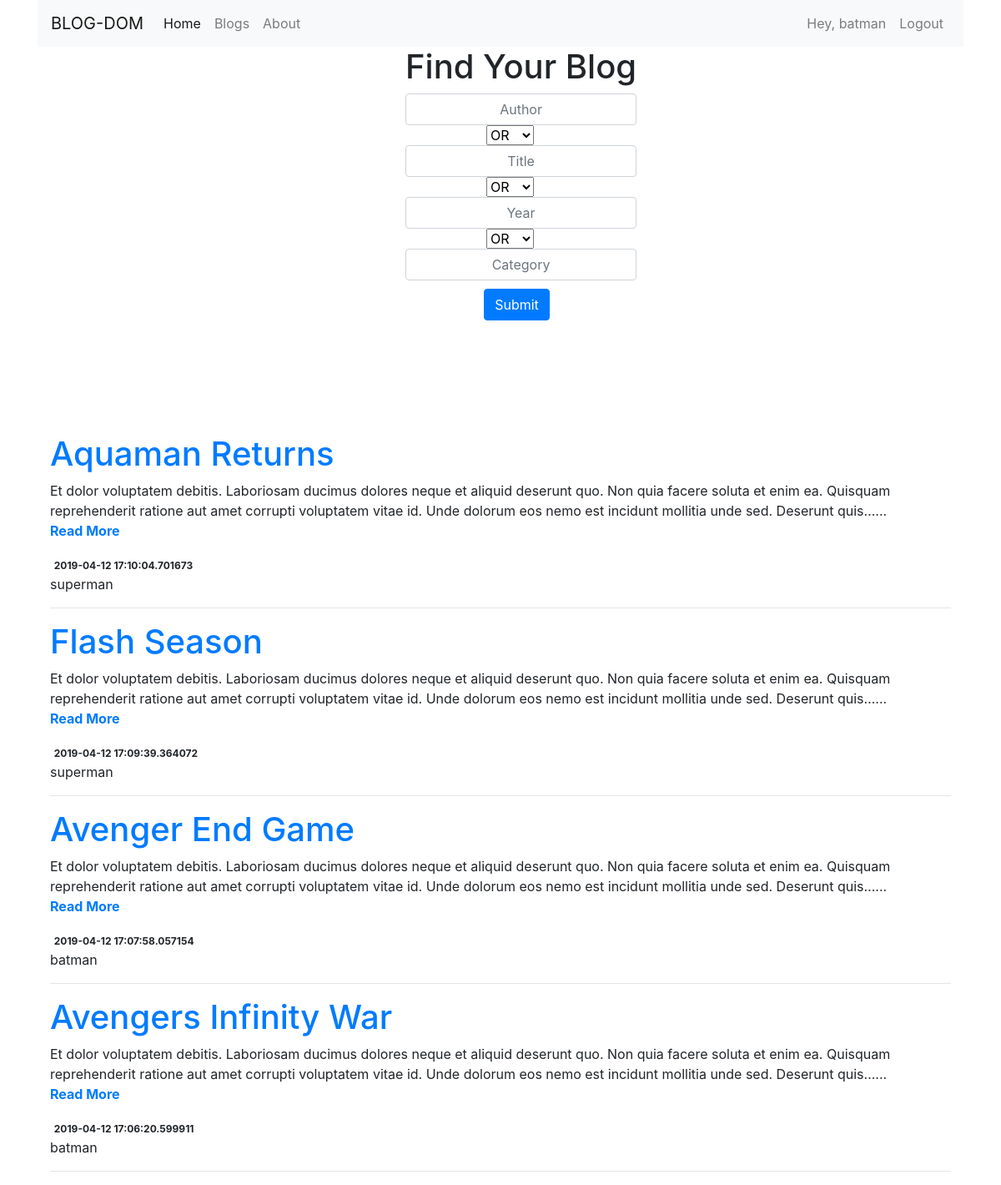
Screenshot of / (signed in) with the database file from the repository.
### tables this page shows
CREATE TABLE blog (id integer NOT NULL, title varchar(64) NOT NULL,
        slug varchar(32) NOT NULL, body text NOT NULL, date text, username varchar(16) NOT NULL,
        PRIMARY KEY (id), FOREIGN KEY(username) REFERENCES users(username) ON DELETE CASCADE ON UPDATE CASCADE);

### flaskr/app.py (the view)
@app.route('/')
def index():
    with sqlite3.connect(DATABASE) as c:
        cur = c.cursor()
        cur.execute('SELECT * FROM blog ORDER BY date DESC LIMIT 10;')
        blogs = cur.fetchall()
        if session.get('logged_in'):
            curruser = session['username']
            return render_template('index.html',blogs=blogs,loginstatus='True',curruser=curruser)
        else:
            return render_template('index.html',blogs=blogs,loginstatus='False')
        c.close()

### flaskr/templates/index.html (shortened to what this page needs)
<!DOCTYPE html>
<html lang="en" dir="ltr">
  <head>
    <link rel="stylesheet" href="..assets/css/style.css">
<link rel="stylesheet" href="https://stackpath.bootstrapcdn.com/bootstrap/4.3.1/css/bootstrap.min.css">
<link rel="stylesheet" href="https://use.fontawesome.com/releases/v5.8.1/css/all.css">
<link rel="stylesheet" href="https://use.fontawesome.com/releases/v5.8.1/css/all.css">
</head>
  <body>
    <div class="container">
    <nav class="navbar navbar-expand-lg navbar-light bg-light">
    <a class="navbar-brand" href="#">BLOG-DOM</a>
    <div class="collapse navbar-collapse" id="navbarNav">
      <ul class="navbar-nav">
        <li class="nav-item active">
          <a class="nav-link" href="#">Home <span class="sr-only">(current)</span></a>
        </li>
        <li class="nav-item">
          <a class="nav-link" href="#">Blogs</a>
        </li>
        <li class="nav-item">
          <a class="nav-link" href="#">About</a>
        </li>
      </ul>
      <ul class="navbar-nav ml-auto">
        {% if loginstatus=='True' %}
        <li class="nav-item">
          <a class="nav-link" href="#">Hey, {{ curruser }}</a>
        </li>
        <li class="nav-item">
          <a class="nav-link" href="/logout/">Logout</a>
        </li>
        {% else %}
        <li class="nav-item">
          <a class="nav-link" href="/login/">Login</a>
        </li>
        {% endif %}
      </ul>
    </div>
  </nav>
  </div>
  <div class="container">
      <div class="row">
          <div class="col-xs-12" style="margin-left:40%;">
            <h1 class="text-center">Find Your Blog</h1>
            <form action="/search" method="POST">
  		    <div class="form-group">
                  <input type="text" class="form-control text-center" style="padding:10px;" name="author" placeholder="Author">
                  <select name="tcheck">
                      <option value="OR" selected>OR</option>
                  </select>
                  <input type="text" class="form-control text-center" style="padding:10px;" name="title" placeholder="Title">
                  <select name="ycheck">
                      <option value="OR" selected>OR</option>
                  </select>
                  <input type="text" class="form-control text-center" style="padding:10px;" name="year" placeholder="Year">
                  <select name="ccheck">
                      <option value="OR" selected>OR</option>
                  </select>
                  <input type="text" class="form-control text-center" style="padding:10px;" name="category" placeholder="Category">
                  <span class="form-group-btn">
                      <input class="btn btn-primary text-center" style="margin-left:34%;margin-top:10px;" type="submit">
                  </span>
              </div>
              </form>
          </div>
  	</div>
  </div>
<div class="container" style="margin-top:10%;">
<div class="col-md-12">
  {% for blog in blogs %}
    <h1><a href="./blog/{{blog[2]}}/{{blog[0]}}">{{blog[1]}}</a></h1>
    <p>{{blog[3]}}...<br><a href="./blog/{{blog[2]}}/{{blog[0]}}"><b>Read More</b></a></p>
    <div>
<span class="badge">{{ blog[4] }}</span><div class="pull-right"><span class="label label-default">{{ blog[5] }}</span>
     </div>
    <hr>
  {% endfor %}
</div>
</div>
  </body>
</html>

### flaskr/templates/index.html (style rules this page uses)
select { margin-left: 35%; }

### rows the page displays
blog: title "Aquaman Returns", body "Et dolor voluptatem debitis. Laboriosam ducimus dolores neque et aliquid deserunt quo. Non quia facere soluta et enim ea. Quisquam reprehenderit ratione aut amet corrupti voluptatem vitae id. Unde dolorum eos nemo est incidunt mollitia unde sed. Deserunt quis…", date "2019-04-12 17:10:04.701673", username "superman"
blog: title "Flash Season", body "Et dolor voluptatem debitis. Laboriosam ducimus dolores neque et aliquid deserunt quo. Non quia facere soluta et enim ea. Quisquam reprehenderit ratione aut amet corrupti voluptatem vitae id. Unde dolorum eos nemo est incidunt mollitia unde sed. Deserunt quis…", date "2019-04-12 17:09:39.364072", username "superman"
blog: title "Avenger End Game", body "Et dolor voluptatem debitis. Laboriosam ducimus dolores neque et aliquid deserunt quo. Non quia facere soluta et enim ea. Quisquam reprehenderit ratione aut amet corrupti voluptatem vitae id. Unde dolorum eos nemo est incidunt mollitia unde sed. Deserunt quis…", date "2019-04-12 17:07:58.057154", username "batman"
blog: title "Avengers Infinity War", body "Et dolor voluptatem debitis. Laboriosam ducimus dolores neque et aliquid deserunt quo. Non quia facere soluta et enim ea. Quisquam reprehenderit ratione aut amet corrupti voluptatem vitae id. Unde dolorum eos nemo est incidunt mollitia unde sed. Deserunt quis…", date "2019-04-12 17:06:20.599911", username "batman"

### other values shown
{{ curruser }} "batman"
